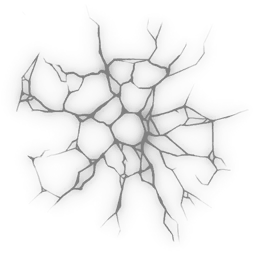
#> input picture assets/VFX/BossAttacks/KitCrackWeb.png, 256 x 256 px; the run also reads 3 pictures not shown here
$ python textures.py
#> lines starting #> are read from the running program, lines starting #| are printed output that depends on the picture
import os

import numpy as np
from PIL import Image

HERE = os.path.dirname(os.path.abspath(__file__))
SLIVER_DEGREES = 30


def coords(size):
    axis = (np.arange(size) + 0.5) / size * 2 - 1
    x, y = np.meshgrid(axis, axis)
    return x, y, np.hypot(x, y), np.arctan2(y, x)


def smooth(edge0, edge1, value):
    t = np.clip((value - edge0) / (edge1 - edge0), 0, 1)
    return t * t * (3 - 2 * t)


def kit(name, size, zoom=1.0):
#> called with name = 'KitSlamRing.png', size = 512, zoom = 1
    big = int(round(size * zoom))
    image = Image.open(os.path.join(HERE, name)).convert("RGBA").resize((big, big), Image.LANCZOS)
    data = np.asarray(image).astype(np.float64) / 255
    value = data[..., :3].max(axis=2) * data[..., 3]
#> call 2 of kit, with name = 'KitCrackWeb.png', size = 440, zoom = 1
    start = (big - size) // 2
    return value[start:start + size, start:start + size]


def noise(size, cells, seed):
    rng = np.random.default_rng(seed)
    grid = rng.random((cells + 1, cells + 1))
    grid[-1, :] = grid[0, :]
    grid[:, -1] = grid[:, 0]
    axis = np.arange(size) / size * cells
    i = axis.astype(int)
    f = axis - i
    f = f * f * (3 - 2 * f)
    top = grid[i][:, i] * (1 - f)[None, :] + grid[i][:, i + 1] * f[None, :]
    bottom = grid[i + 1][:, i] * (1 - f)[None, :] + grid[i + 1][:, i + 1] * f[None, :]
    return top * (1 - f)[:, None] + bottom * f[:, None]


def save(name, alpha, rgb=None):
#> called with name = 'SlamRing'
    alpha = np.clip(alpha, 0, 1)
    height, width = alpha.shape
#> height = 512; width = 512
    if rgb is None:
        rgb = np.ones((height, width, 3))
    out = np.dstack([np.clip(rgb, 0, 1), alpha])
#> rgb: shape (512, 512, 3) float64; every value is 1
    Image.fromarray((out * 255).round().astype(np.uint8), "RGBA").save(os.path.join(HERE, name + ".png"))
    print("wrote", name)


def slam_ring():
    size = 512
    _, _, r, _ = coords(size)
    inside = 1 - smooth(0.97, 1.0, r)
    fill = (0.28 + 0.2 * r) * inside
    ring = kit("KitSlamRing.png", size)
    cracks = np.zeros((size, size))
    web = kit("KitCrackWeb.png", 440)
    pad = (size - 440) // 2
    cracks[pad:pad + 440, pad:pad + 440] = np.clip(web * 1.6, 0, 1) * 0.85
    rim = smooth(0.9, 0.95, r) * (1 - smooth(0.985, 1.0, r))
    save("SlamRing", np.maximum.reduce([fill, ring * inside, cracks * inside, rim]))


def spot():
    size = 512
    _, _, r, _ = coords(size)
    inside = 1 - smooth(0.97, 1.0, r)
    fill = 0.3 * inside
    ring = kit("KitSpotRing.png", size, 1.5) * inside
    inner = np.exp(-((r - 0.45) / 0.025) ** 2) * 0.55
    dot = (1 - smooth(0.06, 0.1, r)) * 0.8
    save("Spot", np.maximum.reduce([fill, ring, inner, dot]))


def pocket():
    size = 512
    _, _, r, _ = coords(size)
    inside = 1 - smooth(0.95, 1.0, r)
    fill = (0.3 + 0.15 * smooth(0.5, 0.95, r)) * inside
    ring = np.clip(kit("KitPocketRing.png", size, 1.08) * 1.6, 0, 1) * inside
    rim = smooth(0.88, 0.93, r) * (1 - smooth(0.97, 1.0, r))
    save("Pocket", np.maximum.reduce([fill, ring, rim]))
#> call 3 of save, with name = 'Pocket'
#> in save (call 3), `alpha = np.clip(alpha, 0, 1)`:
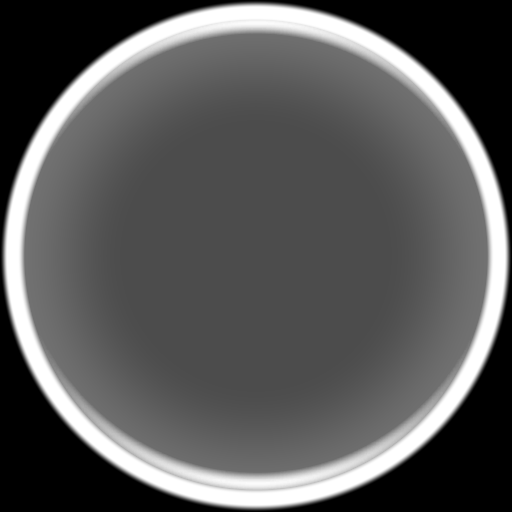
#> alpha: shape (512, 512) float64; min 0, max 1, mean 0.349


def shadow():
    size = 256
    _, _, r, _ = coords(size)
    blob = np.clip(1 - r * r, 0, 1) ** 1.6 * 0.95
    save("Shadow", blob, np.zeros((size, size, 3)))
#> call 4 of save, with name = 'Shadow'
#> in save (call 4), `Image.fromarray((out * 255).round().astype(np.uint8), "RGBA").save(os...`:
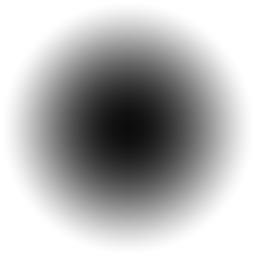
#> saved as Shadow.png: PIL image 256x256 RGBA; mean R, G, B, A 0, 0, 0, 73.2; transparent parts drawn white


def ice_sheet():
    size = 512
    frost = 0.6 * noise(size, 8, 1) + 0.3 * noise(size, 24, 2) + 0.1 * noise(size, 64, 3)
    cracks = np.clip(kit("KitCrackTile.png", size) * 2.2, 0, 1)
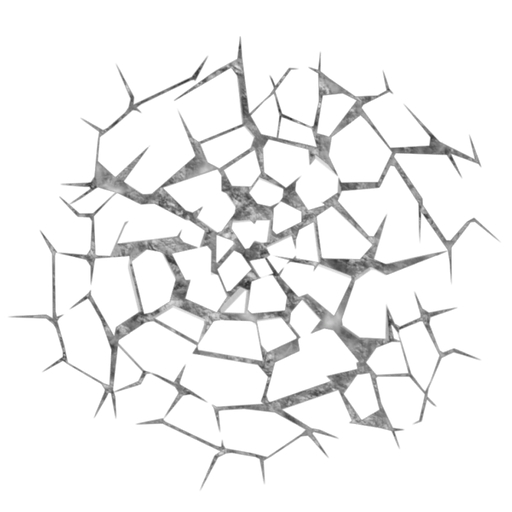
#> input picture assets/VFX/BossAttacks/KitCrackTile.png, 512 x 512 px
#> in kit, image is the input picture: PIL image 512x512 RGBA; mean R, G, B, A 14.4, 14.4, 14.4, 24.9
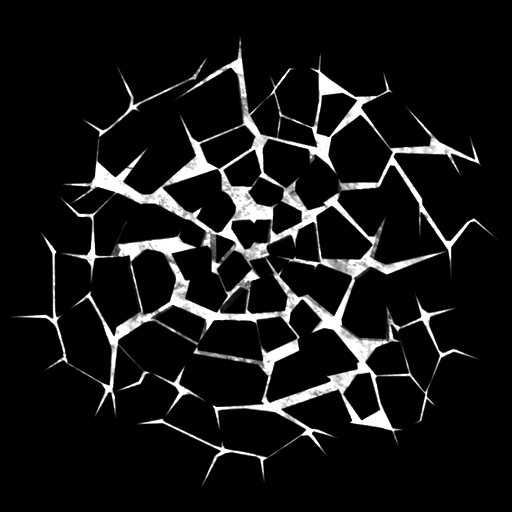
#> cracks: shape (512, 512) float64; min 0, max 1, mean 0.0865
    alpha = 0.45 + 0.35 * frost
    alpha = np.maximum(alpha, cracks * 0.95)
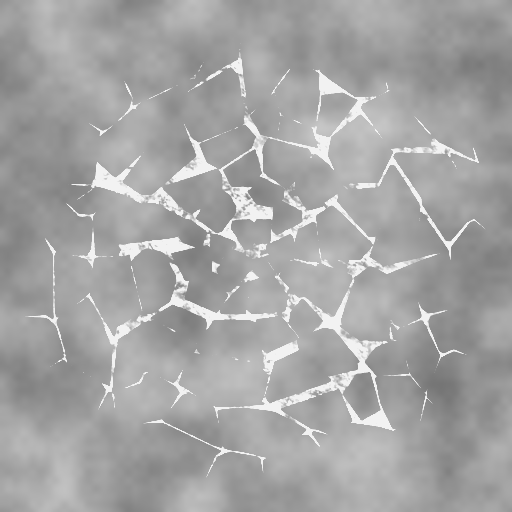
#> alpha: shape (512, 512) float64; min 0.461, max 0.95, mean 0.646
    shade = 0.82 + 0.18 * frost
    rgb = np.dstack([shade, shade, shade])
    rgb = np.maximum(rgb, cracks[..., None])
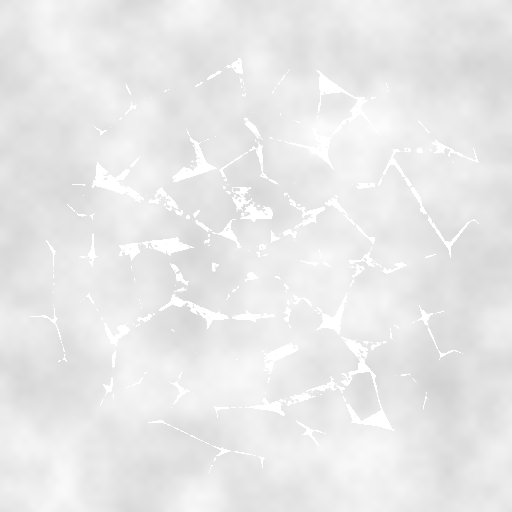
#> rgb: shape (512, 512, 3) float64; min 0.826, max 1, mean 0.915
    save("IceSheet", alpha, rgb)


def fan():
    size = 1024
    _, _, r, theta = coords(size)
    half_gap = np.radians(SLIVER_DEGREES) / 2
    to_gap = np.pi - np.abs(theta)
    edge_distance = r * np.sin(np.clip(np.abs(to_gap - half_gap), 0, np.pi / 2))
    in_danger = smooth(-0.002, 0.002, to_gap - half_gap)
    hole = smooth(0.02, 0.04, r)
    bands = 0.5 + 0.5 * np.cos(r * 2 * np.pi * 18)
    fill = (0.3 + 0.12 * bands) * in_danger * hole
    edge = np.exp(-(edge_distance / 0.006) ** 2) * hole
    save("Fan", np.maximum(fill, edge))


def tail():
    width, height = 512, 64
    along = (np.arange(width) + 0.5) / width
    across = (np.arange(height) + 0.5) / height * 2 - 1
    u, v = np.meshgrid(along, across)
    body = np.exp(-(v / 0.55) ** 2)
    core = np.exp(-(v / 0.18) ** 2)
    ramp = smooth(0.0, 0.25, u) * (1 - smooth(0.9, 1.0, u) * 0.6)
    save("Tail", np.maximum(body * 0.7, core) * (0.35 + 0.65 * ramp))


def arrow():
    size = 256
    x, y, _, _ = coords(size)

    def chevron(thickness):
        apex_y = -0.55
        arm = np.abs(x)
        line = apex_y + arm * 1.0
        distance = np.abs(y - line) / np.sqrt(2)
        span = (arm <= 0.7) & (y >= apex_y - 0.2)
        return np.where(span, 1 - smooth(thickness - 0.03, thickness, distance), 0)

    outline = chevron(0.2)
    fill = chevron(0.14)
    rgb = np.dstack([fill, fill, fill])
    save("Arrow", np.maximum(outline, fill), rgb)
#> in save (call 8), `Image.fromarray((out * 255).round().astype(np.uint8), "RGBA").save(os...`:
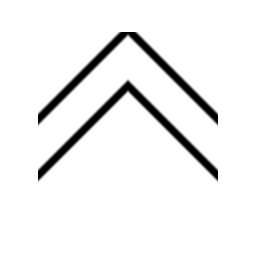
#> saved as Arrow.png: PIL image 256x256 RGBA; mean R, G, B, A 31.7, 31.7, 31.7, 46.7; transparent parts drawn white


if __name__ == "__main__":
    slam_ring()
    spot()
    pocket()
    shadow()
    ice_sheet()
    fan()
    tail()
    arrow()
